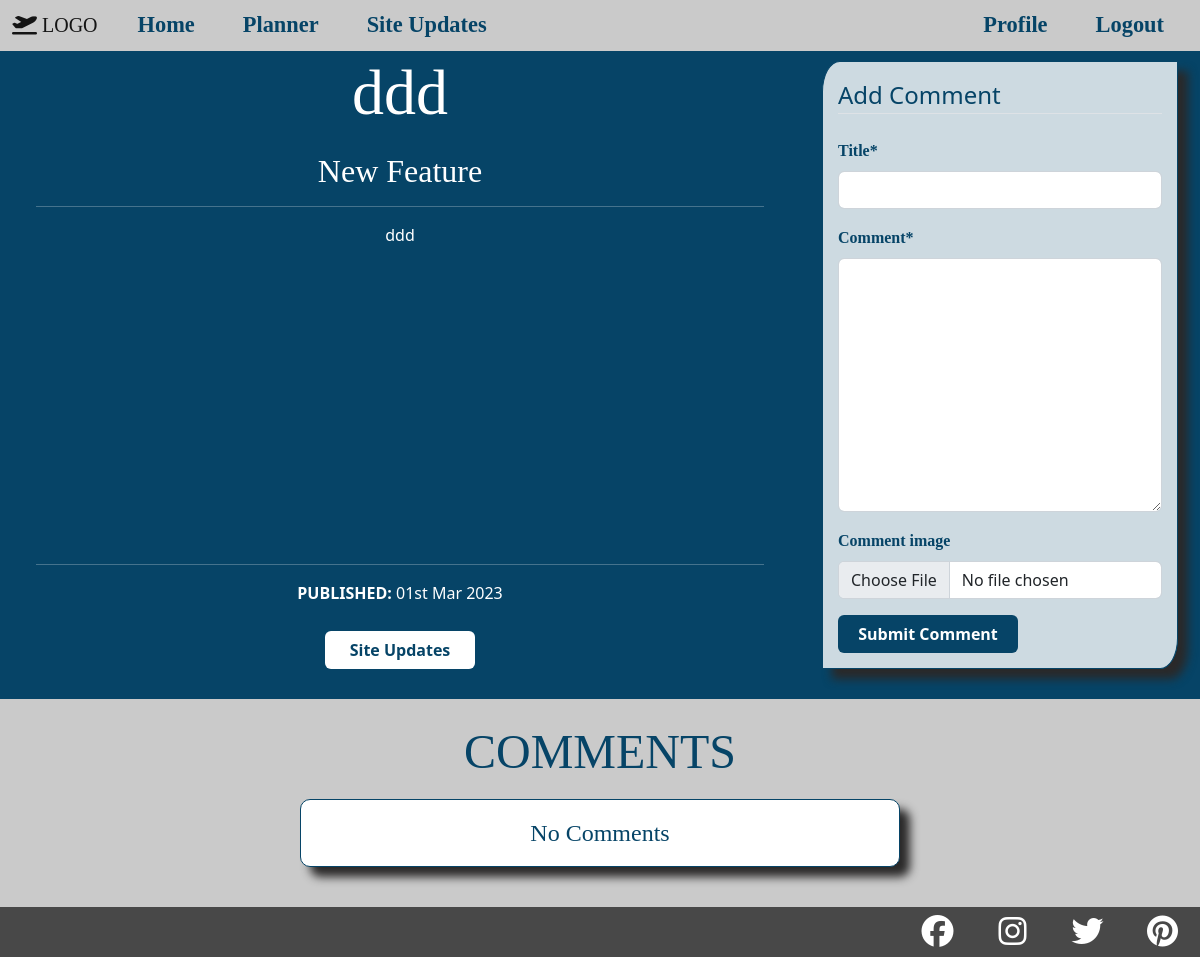
Page /updates/18/ (signed in) on the committed database.
### site_updates/models.py (models this page shows, shortened)
class Update(models.Model):
    topic = models.ForeignKey(UpdateCatagory, on_delete=models.CASCADE)
    title = models.CharField(max_length=100)
    content = models.TextField()
    update_image = ResizedImageField(
                                    upload_to='media/update_pics/',
                                    blank=True,
                                    size=[600, None],
                                    force_format='JPEG')
    published_on = models.DateTimeField(auto_now_add=True)
    class Meta:
        ordering = ('-published_on',)

class UpdateCatagory(models.Model):
    topic_catagory = models.CharField(max_length=100)
    def __str__(self):
        return self.topic_catagory

### site_updates/views.py (the view, shortened to what this page needs)
# urls.py: path('<int:pk>/', AdminDetailUpdateView.as_view(), name="admin-update-detail"),
class AdminDetailUpdateView(LoginRequiredMixin, View):
    login_url = '/login/required'
    redirect_field_name = 'redirect_to'
    def get(self, request, pk):
        update_objects = Update.objects.all()
        update = get_object_or_404(update_objects, pk=pk)
        comments = UpdateComment.objects.filter(site_update=update)
        for comment in comments:
            a = str(comment.updated_on - comment.created_on)
            if '0:00:00' in a:
                comment.updated_on = None
        return render(
            request,
            "site_updates/admin-update-detail.html",
            {
                "update": update,
                "comments": comments,
                "comment_form": CommentForm()
            }
        )

### site_updates/forms.py
class CommentForm(forms.ModelForm):
    class Meta:
        model = UpdateComment
        fields = ['title', 'comment', 'comment_image']

### site_updates/templates/site_updates/admin-update-detail.html (shortened to what this page needs)
{% extends "base.html" %}
{% load crispy_forms_tags %}
{% block content %}
<div class="container-fluid top-div">
    <div class="row">
        <div class="col-12 col-lg-8 p-0">
            <div class="update-card-comment-page">
                <div class="update-card-title">
                    <h1 class="m-0 p-1">{{ update.title }}</h1>
                </div>
                <div class="update-card-content p-3 text-center">
                    <div><h5>{{ update.topic }}</h5></div>
                    <hr>
                    <div>{{ update.content|linebreaksbr }}</div>
                </div>
                <div class="update-card-posted-date p-3 text-center">
                    <hr>
                    <div><strong>PUBLISHED: </strong>{{ update.published_on|date:"dS M Y" }}</div>
                </div>
                <div class="butons-container-back-add">
                    <div class="update-card-comment-btn">
                        <a class="btn" href="{% url 'all-admin-updates' %}">Site Updates</a>
                    </div>
                </div>
            </div>
        </div>
        <div class="d-none d-lg-inline col">
            <div class="comment-form-section">
                <form method="POST" enctype="multipart/form-data">
                    <fieldset class="form-group">
                        <legend class="border-bottom mb-4">Add Comment</legend>
                        {{ comment_form|crispy }}
                    </fieldset>
                    <div class="form-group">
                        <button class="btn btn-comment-submit" type="submit">Submit Comment</button>
                    </div>
                </form>
            </div>
        </div>
    </div>
</div>
<div class="comments-section">
    <h3 class="text-center pt-3 mt-2">COMMENTS</h3>
    {% if comments.count == 0 %}
        <div class="comment-card text-center">
            <div class="comments-txt">No Comments</div>
        </div>
    {% endif %}
</div>
{% endblock %}

### static/css/main.css (style rules this page uses)
* { padding: 0; margin: 0; box-sizing: border-box; }
h1, h2, h3, h4, h5, h6 { font-family: 'Lora', serif; }
a { font-family: 'Lora', serif; }
p, .comments-txt, .form-label { font-family: 'Merriweather', serif; }
.form-label { font-weight: 700; }
@media (min-width: 768px) { h1 { font-size: 350%; } }
@media (min-width: 768px) { h3 { font-size: 250%; } }
@media (min-width: 768px) { h5 { font-size: 160%; } }
@media (min-width: 768px) { p, .comments-txt { font-size: 140%; } }
@media (min-width: 992px) { h1 { font-size: 400%; } }
@media (min-width: 992px) { h3 { font-size: 300%; } }
@media (min-width: 992px) { h5 { font-size: 200%; } }
@media (min-width: 992px) { p, .comments-txt { font-size: 150%; } }
.top-div { margin-top: 35px; padding-bottom: 20px; background-color: rgb(6, 68, 103); }
.update-card-comment-page { margin: 0 20px; height: 100%; width: calc(100% - 40px); color: white; overflow-y: auto; display: flex; flex-direction: column; }
.update-card-title { text-align: center; display: flex; justify-content: center; align-items: center; }
.update-card-posted-date { margin-top: auto; }
.update-card-comment-btn { display: flex; justify-content: center; align-items: center; }
.update-card-comment-btn .btn { width: 150px; background-color: white; color: rgb(6, 68, 103); font-weight: 700; margin: 10px; }
.comment-form-section, .comment-card { margin: 10px; padding: 15px; border: 1px solid rgb(6, 68, 103); box-shadow: 10px 10px 10px rgb(42, 41, 41); color: rgb(6, 68, 103); }
.comment-form-section { background-color: rgba(255, 255, 255, 0.8); border-radius: 5% 0; }
.comment-form-section .btn { width: 180px; background-color: rgb(6, 68, 103); color: white; font-weight: 700; }
.comment-card { border-radius: 10px; background-color: rgba(255, 255, 255); width: 50%; }
.comments-section { padding-bottom: 80px; background-color: rgb(202, 202, 202); color: rgb(6, 68, 103); display: flex; flex-direction: column; align-items: center; }
.butons-container-back-add { display: flex; justify-content: space-evenly; align-items: center; }
body { background-color: rgb(6, 68, 103); color: white; }

### site_updates/templates/site_updates/admin-update-detail.html (style rules this page uses)
body { background-color: rgb(202, 202, 202); }

### rows in the picture
Update: title "ddd", topic "New Feature", content "ddd", published_on "01st Mar 2023"
